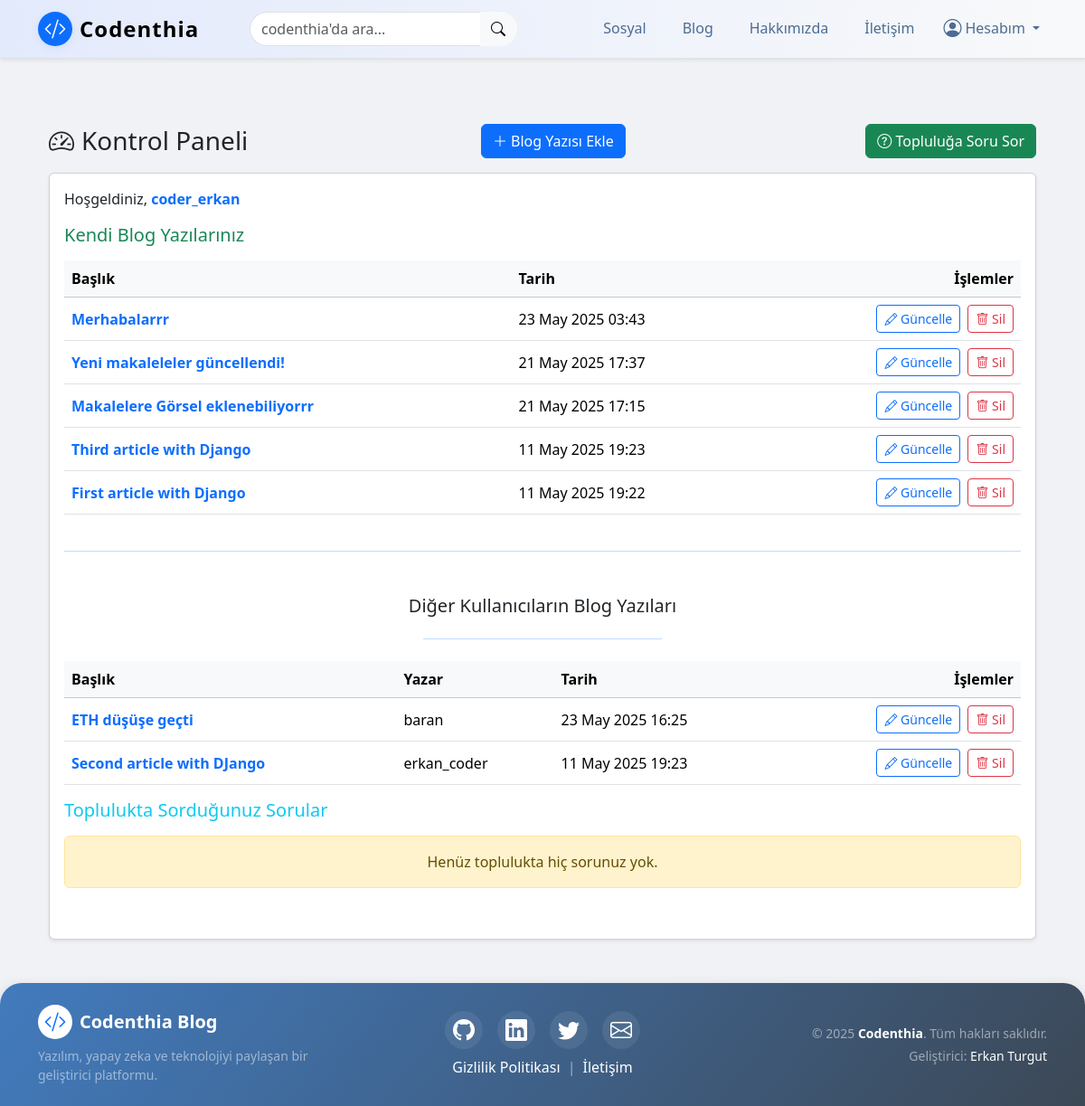
Page /articles/dashboard/ (signed in) on the earlier database version.
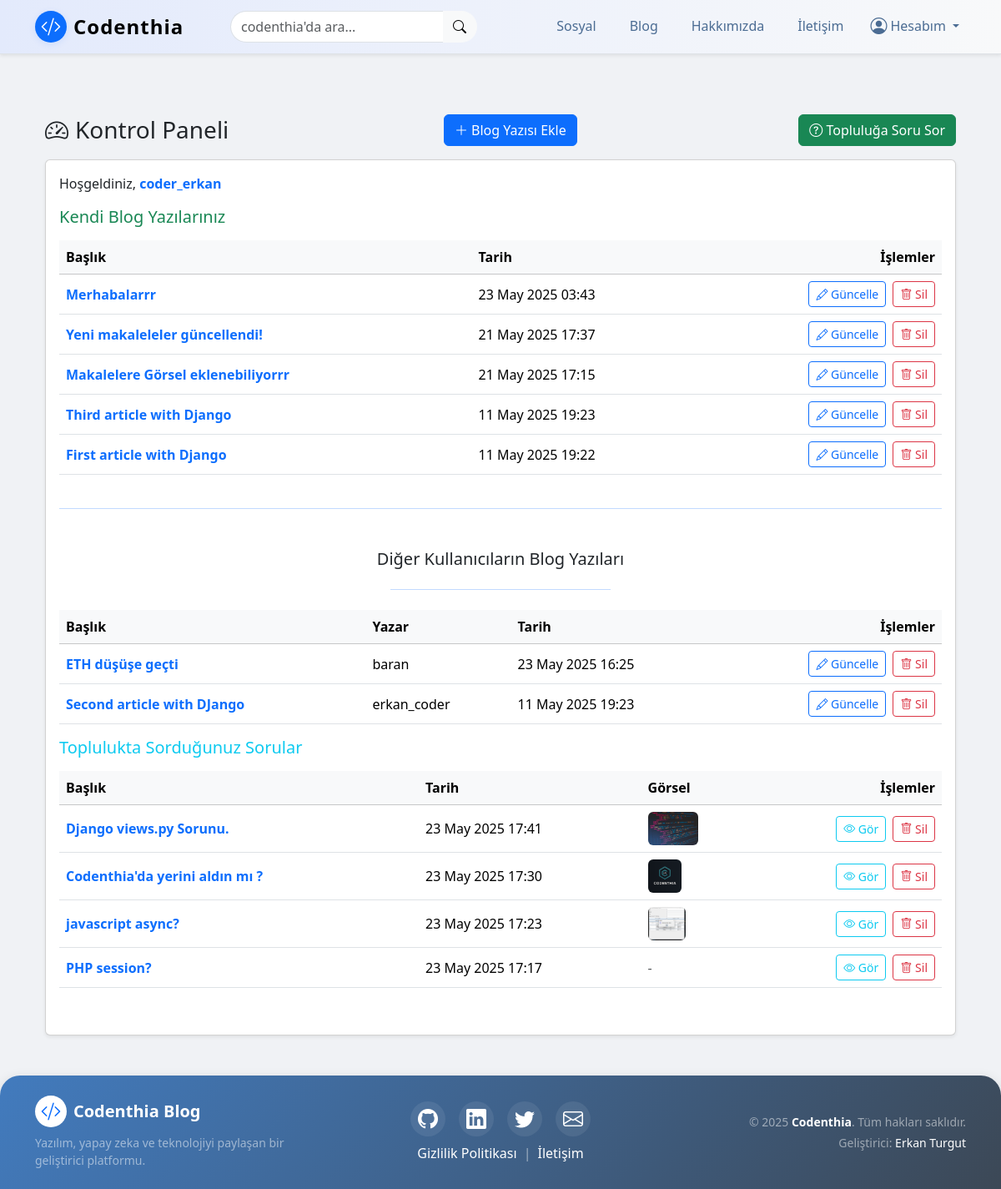
Same page on the later database version.
### article/models.py (models this page shows, shortened)
class Article(models.Model):
    author = models.ForeignKey("auth.User", on_delete=models.CASCADE , verbose_name="Yazar")  # Bu alan, yazının yazarını (kullanıcıyı) temsil eder ve yazar silindiğinde yazıları da silinir
    title = models.CharField(max_length=50, verbose_name="Başlık") # Bu alan, yazının başlığını temsil eder ve maksimum 50 karakterlik bir metin alır
    content = RichTextField(verbose_name="İçerik") # Bu alan, yazının içeriğini temsil eder ve metin içerikleri için kullanılır
    created_date = models.DateTimeField(auto_now_add=True , verbose_name="Oluşturulma Tarihi") # Bu alan, yazının oluşturulma tarihini otomatik olarak ekler
    image = models.ImageField(upload_to='article_images/', null=True, blank=True)  # <-- yeni alan
    class Meta:
        ordering = ['-created_date'] # Bu kod, yazıları tarihe göre sıralar

class CommunityQuestion(models.Model):
    user = models.ForeignKey(get_user_model(), on_delete=models.CASCADE, verbose_name="Soran Kullanıcı", related_name="community_questions")
    title = models.CharField(max_length=200, verbose_name="Soru Başlığı")
    content = models.TextField(verbose_name="Soru İçeriği")
    image = models.ImageField(upload_to='community_images/', null=True, blank=True, verbose_name="Görsel")
    created_date = models.DateTimeField(auto_now_add=True)
    class Meta:
        ordering = ['-created_date']

### article/views.py (the view)
# urls.py: path('dashboard/', views.dashboard, name="dashboard"), # Bu kod, kontrol paneli sayfasını temsil eder ve dashboard fonksiyonunu çağırır
@login_required(login_url="user:login")
def dashboard(request):
    user_articles = Article.objects.filter(author=request.user).order_by('-created_date')
    other_articles = Article.objects.none()
    if request.user.is_superuser or request.user.is_staff:
        other_articles = Article.objects.exclude(author=request.user).order_by('-created_date')
    if request.user.is_superuser or request.user.is_staff:
        user_questions = CommunityQuestion.objects.all().order_by('-created_date')
    else:
        user_questions = CommunityQuestion.objects.filter(user=request.user).order_by('-created_date')
    return render(request, 'dashboard.html', {
        'user_articles': user_articles,
        'other_articles': other_articles,
        'user_questions': user_questions,
    })

### templates/dashboard.html (shortened to what the changed rows need)
{% extends "layout.html" %} {% block body %}
<div class="container my-5">
    <div class="card shadow-sm">
        <div class="card-body">
            <div class="table-responsive mb-4">
                {% if user_articles %}
                <table class="table table-hover align-middle">
                    <thead class="table-light">
                        <tr>
                            <th>Başlık</th>
                            <th>Tarih</th>
                            <th class="text-end">İşlemler</th>
                        </tr>
                    </thead>
                    <tbody>
                        {% for article in user_articles %}
                        <tr>
                            <td class="fw-semibold"> <a class="text-decoration-none " href="{% url 'article:detail' article.id %}">{{ article.title }}</a>
                            </td>
                            <td>{{ article.created_date|date:"d M Y H:i" }}</td>
                            <td class="text-end">
                                <a href="{% url 'article:update' article.id %}" class="btn btn-sm btn-outline-primary me-1">
                                    <i class="bi bi-pencil"></i> Güncelle
                                </a>
                                <a href="{% url 'article:delete' article.id %}" class="btn btn-sm btn-outline-danger" onclick="return confirm('Silmek istediğinize emin misiniz?');">
                                    <i class="bi bi-trash"></i> Sil
                                </a>
                            </td>
                        </tr>
                        {% endfor %}
                    </tbody>
                </table>
                {% else %}
                <div class="alert alert-danger text-center" role="alert">
                    Henüz blog yazınız yok.
                </div>
                {% endif %}
            </div>
            {% if request.user.is_superuser or request.user.is_staff %}
            <div class="table-responsive">
                {% if other_articles %}
                <table class="table table-hover align-middle">
                    <thead class="table-light">
                        <tr>
                            <th>Başlık</th>
                            <th>Yazar</th>
                            <th>Tarih</th>
                            <th class="text-end">İşlemler</th>
                        </tr>
                    </thead>
                    <tbody>
                        {% for article in other_articles %}
                        <tr>
                            <td class="fw-semibold"> <a class="text-decoration-none " href="{% url 'article:detail' article.id %}">{{ article.title }}</a>
                            </td>
                            <td>{{ article.author }}</td>
                            <td>{{ article.created_date|date:"d M Y H:i" }}</td>
                            <td class="text-end">
                                <a href="{% url 'article:update' article.id %}" class="btn btn-sm btn-outline-primary me-1">
                                    <i class="bi bi-pencil"></i> Güncelle
                                </a>
                                <a href="{% url 'article:delete' article.id %}" class="btn btn-sm btn-outline-danger" onclick="return confirm('Silmek istediğinize emin misiniz?');">
                                    <i class="bi bi-trash"></i> Sil
                                </a>
                            </td>
                        </tr>
                        {% endfor %}
                    </tbody>
                </table>
                {% else %}
                <div class="alert alert-info text-center" role="alert">
                    Diğer kullanıcıların blog yazıları yok.
                </div>
                {% endif %}
            </div>
            {% endif %}
            <div class="table-responsive mb-4">
                {% if user_questions %}
                <table class="table table-hover align-middle">
                    <thead class="table-light">
                        <tr>
                            <th>Başlık</th>
                            <th>Tarih</th>
                            <th>Görsel</th>
                            <th class="text-end">İşlemler</th>
                        </tr>
                    </thead>
                    <tbody>
                        {% for q in user_questions %}
                        <tr>
                            <td class="fw-semibold">
                                <a class="text-decoration-none" href="{% url 'article:soru_detay' q.id %}">{{ q.title }}</a>
                            </td>
                            <td>{{ q.created_date|date:"d M Y H:i" }}</td>
                            <td>
                                {% if q.image %}
                                <img src="{{ q.image.url }}" alt="Görsel" style="height:40px; max-width:60px; border-radius:6px;"> {% else %}
                                <span class="text-muted">-</span> {% endif %}
                            </td>
                            <td class="text-end">
                                <a href="{% url 'article:soru_detay' q.id %}" class="btn btn-sm btn-outline-info me-1">
                                    <i class="bi bi-eye"></i> Gör
                                </a>
                                <a href="{% url 'article:soru_sil' q.id %}" class="btn btn-sm btn-outline-danger" onclick="return confirm('Soruyu silmek istediğinize emin misiniz?');">
                                    <i class="bi bi-trash"></i> Sil
                                </a>
                            </td>
                        </tr>
                        {% endfor %}
                    </tbody>
                </table>
                {% else %}
                <div class="alert alert-warning text-center" role="alert">
                    Henüz toplulukta hiç sorunuz yok.
                </div>
                {% endif %}
            </div>
        </div>
    </div>
</div>
{% endblock %}

Differences in the rows shown:
added CommunityQuestion: title "Django views.py Sorunu.", created_date "23 May 2025 17:41", image (picture)
added CommunityQuestion: title "Codenthia'da yerini aldın mı ?", created_date "23 May 2025 17:30", image (picture)
added CommunityQuestion: title "javascript async?", created_date "23 May 2025 17:23", image (picture)
added CommunityQuestion: title "PHP session?", created_date "23 May 2025 17:17"
Other differences:
text no longer shown: "Henüz toplulukta hiç sorunuz yok."
text now shown: "Başlık Tarih Görsel İşlemler"
